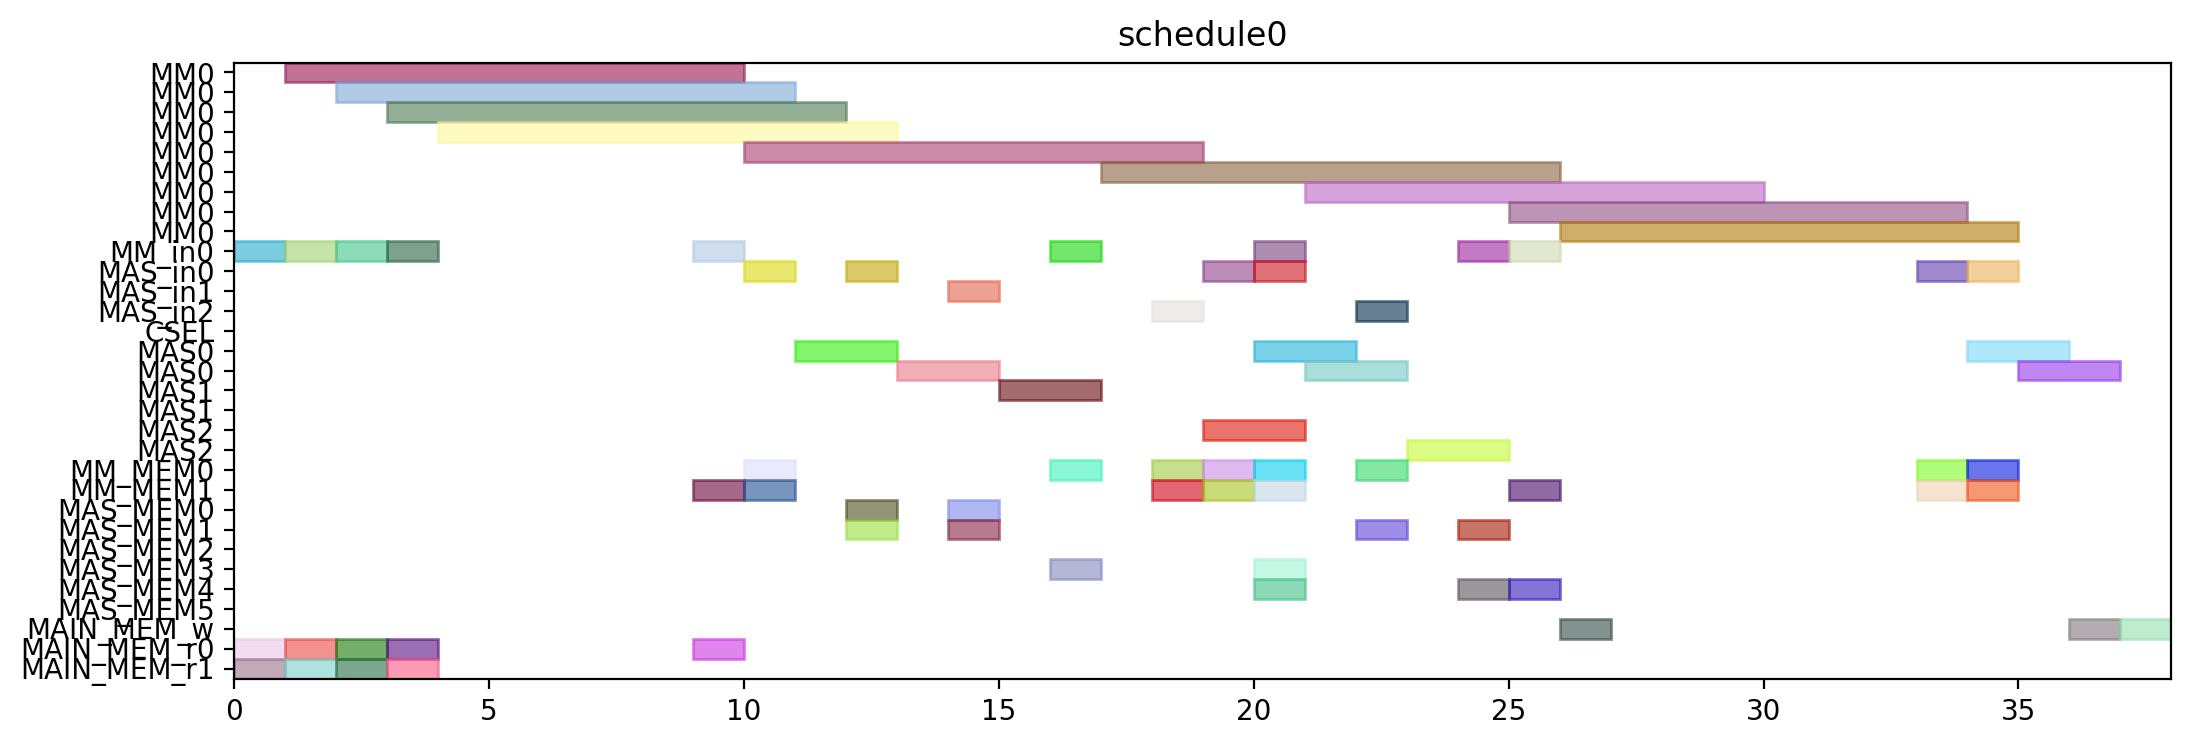

The Python source for this figure:
from pyschedule import Scenario, solvers, plotters, alt


def solve():
	horizon = 120
	S = Scenario("schedule0", horizon=horizon)

	# resource
	MM = S.Resources('MM', num=1, size=9)
	MM_in = S.Resources('MM_in', num=1)
	MAS_in = S.Resources('MAS_in', num=3)
	CSEL = S.Resource('CSEL')
	MAS = S.Resources('MAS', num=3, size=2, periods=range(1, horizon))
	MM_MEM = S.Resources('MM_MEM', num=2)
	MAS_MEM = S.Resources('MAS_MEM', num=6)
	MAIN_MEM_w = S.Resource('MAIN_MEM_w', size=1)
	MAIN_MEM_r = S.Resources('MAIN_MEM_r', num=2)

	# result of previous scheduling

	# new tasks
	t0 = S.Task('t0', length=9, delay_cost=1)
	t0 += alt(MM)
	t0_in = S.Task('t0_in', length=1, delay_cost=1)
	t0_in += alt(MM_in)
	S += t0_in*MM_in[0]<=t0*MM[0]
	t0_mem0 = S.Task('t0_mem0', length=1, delay_cost=1)
	t0_mem0 += MAIN_MEM_r[0]
	S += t0_mem0 <= t0

	t0_mem1 = S.Task('t0_mem1', length=1, delay_cost=1)
	t0_mem1 += MAIN_MEM_r[1]
	S += t0_mem1 <= t0

	t3 = S.Task('t3', length=9, delay_cost=1)
	t3 += alt(MM)
	t3_in = S.Task('t3_in', length=1, delay_cost=1)
	t3_in += alt(MM_in)
	S += t3_in*MM_in[0]<=t3*MM[0]
	t3_mem0 = S.Task('t3_mem0', length=1, delay_cost=1)
	t3_mem0 += MAIN_MEM_r[0]
	S += t3_mem0 <= t3

	t3_mem1 = S.Task('t3_mem1', length=1, delay_cost=1)
	t3_mem1 += MAIN_MEM_r[1]
	S += t3_mem1 <= t3

	t1 = S.Task('t1', length=9, delay_cost=1)
	t1 += alt(MM)
	t1_in = S.Task('t1_in', length=1, delay_cost=1)
	t1_in += alt(MM_in)
	S += t1_in*MM_in[0]<=t1*MM[0]
	t1_mem0 = S.Task('t1_mem0', length=1, delay_cost=1)
	t1_mem0 += MAIN_MEM_r[0]
	S += t1_mem0 <= t1

	t1_mem1 = S.Task('t1_mem1', length=1, delay_cost=1)
	t1_mem1 += MAIN_MEM_r[1]
	S += t1_mem1 <= t1

	t2 = S.Task('t2', length=9, delay_cost=1)
	t2 += alt(MM)
	t2_in = S.Task('t2_in', length=1, delay_cost=1)
	t2_in += alt(MM_in)
	S += t2_in*MM_in[0]<=t2*MM[0]
	t2_mem0 = S.Task('t2_mem0', length=1, delay_cost=1)
	t2_mem0 += MAIN_MEM_r[0]
	S += t2_mem0 <= t2

	t2_mem1 = S.Task('t2_mem1', length=1, delay_cost=1)
	t2_mem1 += MAIN_MEM_r[1]
	S += t2_mem1 <= t2

	t4 = S.Task('t4', length=9, delay_cost=1)
	t4 += alt(MM)
	t4_in = S.Task('t4_in', length=1, delay_cost=1)
	t4_in += alt(MM_in)
	S += t4_in*MM_in[0]<=t4*MM[0]
	t4_mem0 = S.Task('t4_mem0', length=1, delay_cost=1)
	t4_mem0 += MAIN_MEM_r[0]
	S += t4_mem0 <= t4

	t4_mem1 = S.Task('t4_mem1', length=1, delay_cost=1)
	t4_mem1 += alt(MM_MEM)
	S += (t2*MM[0])-1 < t4_mem1*MM_MEM[1]
	S += t4_mem1 <= t4

	t5 = S.Task('t5', length=2, delay_cost=1)
	t5 += alt(MAS)
	t5_in = S.Task('t5_in', length=1, delay_cost=1)
	t5_in += alt(MAS_in)
	S += t5_in*MAS_in[0]<=t5*MAS[0]

	S += t5_in*MAS_in[1]<=t5*MAS[1]

	S += t5_in*MAS_in[2]<=t5*MAS[2]

	t5_mem0 = S.Task('t5_mem0', length=1, delay_cost=1)
	t5_mem0 += alt(MM_MEM)
	S += (t0*MM[0])-1 < t5_mem0*MM_MEM[0]
	S += t5_mem0 <= t5

	t5_mem1 = S.Task('t5_mem1', length=1, delay_cost=1)
	t5_mem1 += alt(MM_MEM)
	S += (t0*MM[0])-1 < t5_mem1*MM_MEM[1]
	S += t5_mem1 <= t5

	t6 = S.Task('t6', length=2, delay_cost=1)
	t6 += alt(MAS)
	t6_in = S.Task('t6_in', length=1, delay_cost=1)
	t6_in += alt(MAS_in)
	S += t6_in*MAS_in[0]<=t6*MAS[0]

	S += t6_in*MAS_in[1]<=t6*MAS[1]

	S += t6_in*MAS_in[2]<=t6*MAS[2]

	t6_mem0 = S.Task('t6_mem0', length=1, delay_cost=1)
	t6_mem0 += alt(MAS_MEM)
	S += (t5*MAS[0])-1 < t6_mem0*MAS_MEM[0]
	S += (t5*MAS[1])-1 < t6_mem0*MAS_MEM[2]
	S += (t5*MAS[2])-1 < t6_mem0*MAS_MEM[4]
	S += t6_mem0 <= t6

	t6_mem1 = S.Task('t6_mem1', length=1, delay_cost=1)
	t6_mem1 += alt(MAS_MEM)
	S += (t5*MAS[0])-1 < t6_mem1*MAS_MEM[1]
	S += (t5*MAS[1])-1 < t6_mem1*MAS_MEM[3]
	S += (t5*MAS[2])-1 < t6_mem1*MAS_MEM[5]
	S += t6_mem1 <= t6

	t9 = S.Task('t9', length=2, delay_cost=1)
	t9 += alt(MAS)
	t9_in = S.Task('t9_in', length=1, delay_cost=1)
	t9_in += alt(MAS_in)
	S += t9_in*MAS_in[0]<=t9*MAS[0]

	S += t9_in*MAS_in[1]<=t9*MAS[1]

	S += t9_in*MAS_in[2]<=t9*MAS[2]

	t9_mem0 = S.Task('t9_mem0', length=1, delay_cost=1)
	t9_mem0 += alt(MM_MEM)
	S += (t0*MM[0])-1 < t9_mem0*MM_MEM[0]
	S += t9_mem0 <= t9

	t9_mem1 = S.Task('t9_mem1', length=1, delay_cost=1)
	t9_mem1 += alt(MM_MEM)
	S += (t4*MM[0])-1 < t9_mem1*MM_MEM[1]
	S += t9_mem1 <= t9

	t10 = S.Task('t10', length=2, delay_cost=1)
	t10 += alt(MAS)
	t10_in = S.Task('t10_in', length=1, delay_cost=1)
	t10_in += alt(MAS_in)
	S += t10_in*MAS_in[0]<=t10*MAS[0]

	S += t10_in*MAS_in[1]<=t10*MAS[1]

	S += t10_in*MAS_in[2]<=t10*MAS[2]

	t10_mem0 = S.Task('t10_mem0', length=1, delay_cost=1)
	t10_mem0 += alt(MM_MEM)
	S += (t4*MM[0])-1 < t10_mem0*MM_MEM[0]
	S += t10_mem0 <= t10

	t10_mem1 = S.Task('t10_mem1', length=1, delay_cost=1)
	t10_mem1 += alt(MM_MEM)
	S += (t4*MM[0])-1 < t10_mem1*MM_MEM[1]
	S += t10_mem1 <= t10

	t7 = S.Task('t7', length=2, delay_cost=1)
	t7 += alt(MAS)
	t7_in = S.Task('t7_in', length=1, delay_cost=1)
	t7_in += alt(MAS_in)
	S += t7_in*MAS_in[0]<=t7*MAS[0]

	S += t7_in*MAS_in[1]<=t7*MAS[1]

	S += t7_in*MAS_in[2]<=t7*MAS[2]

	t7_mem0 = S.Task('t7_mem0', length=1, delay_cost=1)
	t7_mem0 += alt(MAS_MEM)
	S += (t6*MAS[0])-1 < t7_mem0*MAS_MEM[0]
	S += (t6*MAS[1])-1 < t7_mem0*MAS_MEM[2]
	S += (t6*MAS[2])-1 < t7_mem0*MAS_MEM[4]
	S += t7_mem0 <= t7

	t7_mem1 = S.Task('t7_mem1', length=1, delay_cost=1)
	t7_mem1 += alt(MAS_MEM)
	S += (t6*MAS[0])-1 < t7_mem1*MAS_MEM[1]
	S += (t6*MAS[1])-1 < t7_mem1*MAS_MEM[3]
	S += (t6*MAS[2])-1 < t7_mem1*MAS_MEM[5]
	S += t7_mem1 <= t7

	t11 = S.Task('t11', length=2, delay_cost=1)
	t11 += alt(MAS)
	t11_in = S.Task('t11_in', length=1, delay_cost=1)
	t11_in += alt(MAS_in)
	S += t11_in*MAS_in[0]<=t11*MAS[0]

	S += t11_in*MAS_in[1]<=t11*MAS[1]

	S += t11_in*MAS_in[2]<=t11*MAS[2]

	t11_mem0 = S.Task('t11_mem0', length=1, delay_cost=1)
	t11_mem0 += alt(MAS_MEM)
	S += (t10*MAS[0])-1 < t11_mem0*MAS_MEM[0]
	S += (t10*MAS[1])-1 < t11_mem0*MAS_MEM[2]
	S += (t10*MAS[2])-1 < t11_mem0*MAS_MEM[4]
	S += t11_mem0 <= t11

	t11_mem1 = S.Task('t11_mem1', length=1, delay_cost=1)
	t11_mem1 += alt(MM_MEM)
	S += (t4*MM[0])-1 < t11_mem1*MM_MEM[1]
	S += t11_mem1 <= t11

	t8 = S.Task('t8', length=9, delay_cost=1)
	t8 += alt(MM)
	t8_in = S.Task('t8_in', length=1, delay_cost=1)
	t8_in += alt(MM_in)
	S += t8_in*MM_in[0]<=t8*MM[0]
	t8_mem0 = S.Task('t8_mem0', length=1, delay_cost=1)
	t8_mem0 += alt(MM_MEM)
	S += (t4*MM[0])-1 < t8_mem0*MM_MEM[0]
	S += t8_mem0 <= t8

	t8_mem1 = S.Task('t8_mem1', length=1, delay_cost=1)
	t8_mem1 += alt(MAS_MEM)
	S += (t7*MAS[0])-1 < t8_mem1*MAS_MEM[1]
	S += (t7*MAS[1])-1 < t8_mem1*MAS_MEM[3]
	S += (t7*MAS[2])-1 < t8_mem1*MAS_MEM[5]
	S += t8_mem1 <= t8

	new_PZ = S.Task('new_PZ', length=9, delay_cost=1)
	new_PZ += alt(MM)
	new_PZ_in = S.Task('new_PZ_in', length=1, delay_cost=1)
	new_PZ_in += alt(MM_in)
	S += new_PZ_in*MM_in[0]<=new_PZ*MM[0]
	S += 0<new_PZ

	new_PZ_w = S.Task('new_PZ_w', length=1, delay_cost=1)
	new_PZ_w += alt(MAIN_MEM_w)
	S += new_PZ <= new_PZ_w

	new_PZ_mem0 = S.Task('new_PZ_mem0', length=1, delay_cost=1)
	new_PZ_mem0 += alt(MM_MEM)
	S += (t1*MM[0])-1 < new_PZ_mem0*MM_MEM[0]
	S += new_PZ_mem0 <= new_PZ

	new_PZ_mem1 = S.Task('new_PZ_mem1', length=1, delay_cost=1)
	new_PZ_mem1 += alt(MAS_MEM)
	S += (t7*MAS[0])-1 < new_PZ_mem1*MAS_MEM[1]
	S += (t7*MAS[1])-1 < new_PZ_mem1*MAS_MEM[3]
	S += (t7*MAS[2])-1 < new_PZ_mem1*MAS_MEM[5]
	S += new_PZ_mem1 <= new_PZ

	t12 = S.Task('t12', length=2, delay_cost=1)
	t12 += alt(MAS)
	t12_in = S.Task('t12_in', length=1, delay_cost=1)
	t12_in += alt(MAS_in)
	S += t12_in*MAS_in[0]<=t12*MAS[0]

	S += t12_in*MAS_in[1]<=t12*MAS[1]

	S += t12_in*MAS_in[2]<=t12*MAS[2]

	t12_mem0 = S.Task('t12_mem0', length=1, delay_cost=1)
	t12_mem0 += alt(MM_MEM)
	S += (t0*MM[0])-1 < t12_mem0*MM_MEM[0]
	S += t12_mem0 <= t12

	t12_mem1 = S.Task('t12_mem1', length=1, delay_cost=1)
	t12_mem1 += alt(MAS_MEM)
	S += (t11*MAS[0])-1 < t12_mem1*MAS_MEM[1]
	S += (t11*MAS[1])-1 < t12_mem1*MAS_MEM[3]
	S += (t11*MAS[2])-1 < t12_mem1*MAS_MEM[5]
	S += t12_mem1 <= t12

	t13 = S.Task('t13', length=9, delay_cost=1)
	t13 += alt(MM)
	t13_in = S.Task('t13_in', length=1, delay_cost=1)
	t13_in += alt(MM_in)
	S += t13_in*MM_in[0]<=t13*MM[0]
	t13_mem0 = S.Task('t13_mem0', length=1, delay_cost=1)
	t13_mem0 += alt(MAS_MEM)
	S += (t12*MAS[0])-1 < t13_mem0*MAS_MEM[0]
	S += (t12*MAS[1])-1 < t13_mem0*MAS_MEM[2]
	S += (t12*MAS[2])-1 < t13_mem0*MAS_MEM[4]
	S += t13_mem0 <= t13

	t13_mem1 = S.Task('t13_mem1', length=1, delay_cost=1)
	t13_mem1 += alt(MAS_MEM)
	S += (t9*MAS[0])-1 < t13_mem1*MAS_MEM[1]
	S += (t9*MAS[1])-1 < t13_mem1*MAS_MEM[3]
	S += (t9*MAS[2])-1 < t13_mem1*MAS_MEM[5]
	S += t13_mem1 <= t13

	t14 = S.Task('t14', length=9, delay_cost=1)
	t14 += alt(MM)
	t14_in = S.Task('t14_in', length=1, delay_cost=1)
	t14_in += alt(MM_in)
	S += t14_in*MM_in[0]<=t14*MM[0]
	t14_mem0 = S.Task('t14_mem0', length=1, delay_cost=1)
	t14_mem0 += alt(MAS_MEM)
	S += (t12*MAS[0])-1 < t14_mem0*MAS_MEM[0]
	S += (t12*MAS[1])-1 < t14_mem0*MAS_MEM[2]
	S += (t12*MAS[2])-1 < t14_mem0*MAS_MEM[4]
	S += t14_mem0 <= t14

	t14_mem1 = S.Task('t14_mem1', length=1, delay_cost=1)
	t14_mem1 += alt(MM_MEM)
	S += (t3*MM[0])-1 < t14_mem1*MM_MEM[1]
	S += t14_mem1 <= t14

	new_PY = S.Task('new_PY', length=2, delay_cost=1)
	new_PY += alt(MAS)
	new_PY_in = S.Task('new_PY_in', length=1, delay_cost=1)
	new_PY_in += alt(MAS_in)
	S += new_PY_in*MAS_in[0]<=new_PY*MAS[0]

	S += new_PY_in*MAS_in[1]<=new_PY*MAS[1]

	S += new_PY_in*MAS_in[2]<=new_PY*MAS[2]

	S += 0<new_PY

	new_PY_w = S.Task('new_PY_w', length=1, delay_cost=1)
	new_PY_w += alt(MAIN_MEM_w)
	S += new_PY <= new_PY_w

	new_PY_mem0 = S.Task('new_PY_mem0', length=1, delay_cost=1)
	new_PY_mem0 += alt(MM_MEM)
	S += (t8*MM[0])-1 < new_PY_mem0*MM_MEM[0]
	S += new_PY_mem0 <= new_PY

	new_PY_mem1 = S.Task('new_PY_mem1', length=1, delay_cost=1)
	new_PY_mem1 += alt(MM_MEM)
	S += (t13*MM[0])-1 < new_PY_mem1*MM_MEM[1]
	S += new_PY_mem1 <= new_PY

	new_PX = S.Task('new_PX', length=2, delay_cost=1)
	new_PX += alt(MAS)
	new_PX_in = S.Task('new_PX_in', length=1, delay_cost=1)
	new_PX_in += alt(MAS_in)
	S += new_PX_in*MAS_in[0]<=new_PX*MAS[0]

	S += new_PX_in*MAS_in[1]<=new_PX*MAS[1]

	S += new_PX_in*MAS_in[2]<=new_PX*MAS[2]

	S += 0<new_PX

	new_PX_w = S.Task('new_PX_w', length=1, delay_cost=1)
	new_PX_w += alt(MAIN_MEM_w)
	S += new_PX <= new_PX_w

	new_PX_mem0 = S.Task('new_PX_mem0', length=1, delay_cost=1)
	new_PX_mem0 += alt(MM_MEM)
	S += (t14*MM[0])-1 < new_PX_mem0*MM_MEM[0]
	S += new_PX_mem0 <= new_PX

	new_PX_mem1 = S.Task('new_PX_mem1', length=1, delay_cost=1)
	new_PX_mem1 += alt(MM_MEM)
	S += (t14*MM[0])-1 < new_PX_mem1*MM_MEM[1]
	S += new_PX_mem1 <= new_PX

	solvers.mip.solve(S,msg=1,kind='CPLEX',ratio_gap=1.01)

	solution = [['hoge']*len(S.solution()[1]) for i in range(len(S.solution()))]
	for i in range(len(S.solution())):
		for j in range(len(S.solution()[i])):
			solution[i][j]=str(S.solution()[i][j])
	print(solution)

	cycles = int(solution[-1][3])

	pic_file_name = "/mnt/rose/usr1/fukuda/ABE/multiRAM_multiMAS_16mux/scheduling_result/stage9MM1_stage2MAS3/EP_DBL_A_0/schedule0.png"
	if(S.solution() != []):
		plotters.matplotlib.plot(S,img_filename=pic_file_name, show_task_labels=False, fig_size=(cycles*0.25+3, 4))

	return solution
